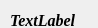
    <widget class="QWidget" name="page_3">
     <property name="geometry">
      <rect>
       <x>0</x>
       <y>0</y>
       <width>98</width>
       <height>28</height>
      </rect>
     </property>
     <attribute name="label">
      <string>Предварительный этап</string>
     </attribute>
     <widget class="QGroupBox" name="groupBox_filter_group">
      <property name="geometry">
       <rect>
        <x>4</x>
        <y>120</y>
        <width>231</width>
        <height>191</height>
       </rect>
      </property>
      <property name="font">
       <font>
        <pointsize>12</pointsize>
        <weight>50</weight>
        <bold>false</bold>
       </font>
      </property>
      <property name="title">
       <string>Фильтр</string>
      </property>
      <layout class="QVBoxLayout" name="verticalLayout_4">
       <property name="spacing">
        <number>1</number>
       </property>
       <property name="leftMargin">
        <number>3</number>
       </property>
       <property name="topMargin">
        <number>3</number>
       </property>
       <property name="rightMargin">
        <number>3</number>
       </property>
       <property name="bottomMargin">
        <number>3</number>
       </property>
       <item>
        <layout class="QVBoxLayout" name="verticalLayout_3">
         <property name="spacing">
          <number>1</number>
         </property>
         <item>
          <widget class="QLabel" name="label_14">
           <property name="font">
            <font>
             <family>Courier New</family>
             <pointsize>12</pointsize>
             <italic>true</italic>
            </font>
           </property>
           <property name="text">
            <string>по группам</string>
           </property>
          </widget>
         </item>
         <item>
          <widget class="QComboBox" name="comboBox_filter_group">
           <property name="editable">
            <bool>true</bool>
           </property>
          </widget>
         </item>
         <item>
          <widget class="QLabel" name="label_25">
           <property name="font">
            <font>
             <family>Courier New</family>
             <pointsize>12</pointsize>
             <italic>true</italic>
            </font>
           </property>
           <property name="text">
            <string>по результатам</string>
           </property>
          </widget>
         </item>
         <item>
          <widget class="QComboBox" name="comboBox_filter_played"/>
         </item>
         <item>
          <widget class="QLabel" name="label_26">
           <property name="font">
            <font>
             <family>Courier New</family>
             <pointsize>12</pointsize>
             <italic>true</italic>
            </font>
           </property>
           <property name="text">
            <string>по игроку</string>
           </property>
          </widget>
         </item>
         <item>
          <widget class="QComboBox" name="comboBox_find_name">
           <property name="font">
            <font>
             <pointsize>12</pointsize>
            </font>
           </property>
           <property name="editable">
            <bool>true</bool>
           </property>
          </widget>
         </item>
        </layout>
       </item>
       <item>
        <layout class="QHBoxLayout" name="horizontalLayout_9">
         <property name="spacing">
          <number>1</number>
         </property>
         <item>
          <widget class="QPushButton" name="Button_filter_gr">
           <property name="font">
            <font>
             <family>Courier New</family>
             <pointsize>12</pointsize>
             <weight>50</weight>
             <bold>false</bold>
            </font>
           </property>
           <property name="text">
            <string>Применить</string>
           </property>
          </widget>
         </item>
         <item>
          <widget class="QPushButton" name="Button_reset_filter_gr">
           <property name="font">
            <font>
             <family>Courier New</family>
             <pointsize>12</pointsize>
             <weight>50</weight>
             <bold>false</bold>
            </font>
           </property>
           <property name="text">
            <string>Сброс</string>
           </property>
          </widget>
         </item>
        </layout>
       </item>
      </layout>
     </widget>
     <widget class="QLabel" name="label_16">
      <property name="geometry">
       <rect>
        <x>10</x>
        <y>0</y>
        <width>211</width>
        <height>41</height>
       </rect>
      </property>
      <property name="font">
       <font>
        <family>Times New Roman</family>
        <pointsize>12</pointsize>
        <weight>75</weight>
        <italic>true</italic>
        <bold>true</bold>
       </font>
      </property>
      <property name="text">
       <string>TextLabel</string>
      </property>
     </widget>
     <widget class="QGroupBox" name="groupBox_kolvo_vstrech_gr">
      <property name="geometry">
       <rect>
        <x>9</x>
        <y>47</y>
        <width>111</width>
        <height>55</height>
       </rect>
      </property>
      <property name="font">
       <font>
        <pointsize>12</pointsize>
        <weight>75</weight>
        <bold>true</bold>
       </font>
      </property>
      <property name="title">
       <string>Матч из:</string>
      </property>
      <property name="flat">
       <bool>false</bool>
      </property>
      <property name="checkable">
       <bool>false</bool>
      </property>
      <widget class="QRadioButton" name="radioButton_match_3">
       <property name="geometry">
        <rect>
         <x>6</x>
         <y>22</y>
         <width>34</width>
         <height>20</height>
        </rect>
       </property>
       <property name="text">
        <string>3</string>
       </property>
      </widget>
      <widget class="QRadioButton" name="radioButton_match_5">
       <property name="geometry">
        <rect>
         <x>39</x>
         <y>22</y>
         <width>34</width>
         <height>20</height>
        </rect>
       </property>
       <property name="text">
        <string>5</string>
       </property>
      </widget>
      <widget class="QRadioButton" name="radioButton_match_7">
       <property name="geometry">
        <rect>
         <x>72</x>
         <y>22</y>
         <width>33</width>
         <height>20</height>
        </rect>
       </property>
       <property name="text">
        <string>7</string>
       </property>
      </widget>
     </widget>
     <widget class="QCheckBox" name="checkBox_4">
      <property name="geometry">
       <rect>
        <x>130</x>
        <y>60</y>
        <width>101</width>
        <height>41</height>
       </rect>
      </property>
      <property name="font">
       <font>
        <family>Times New Roman</family>
        <pointsize>12</pointsize>
        <weight>75</weight>
        <italic>true</italic>
        <bold>true</bold>
       </font>
      </property>
      <property name="layoutDirection">
       <enum>Qt::LeftToRight</enum>
      </property>
      <property name="text">
       <string>Счет
в партиях</string>
      </property>
      <property name="checkable">
       <bool>true</bool>
      </property>
      <property name="checked">
       <bool>false</bool>
      </property>
     </widget>
    </widget>
